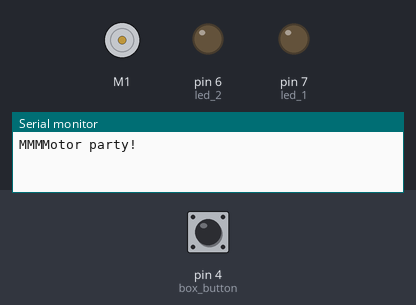
Bench run of a sketch on a simulated Arduino Uno, built with avr-gcc and run on an emulated ATmega328P. Shown: DC motor (green arrow = forward, orange = backward, longer = faster), output pins drawn as LEDs (lit = HIGH), the last lines printed to the serial monitor. The inputs (shaded band) are chosen by the test bench; at power-on: pin 4 (box_button) LOW.

Above: at 1.2 s.
1.3 s: pin 4 (box_button) pulled HIGH for 0.15 s
At 1.45 s:
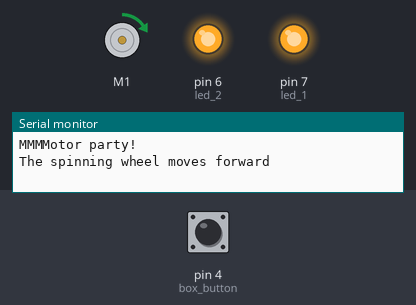
At 6.57 s:
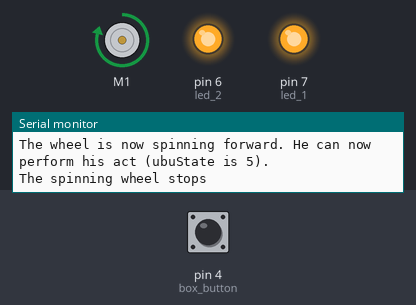
Timing chart, 0 to 13.1 s (numbered marks = the images above; inputs shaded):
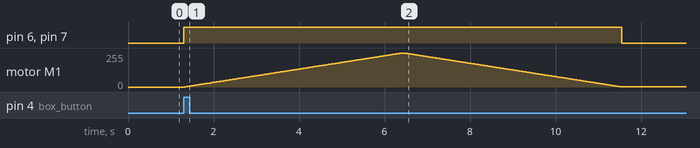

Measured:
- after the input at 1.3 s, pin 6 (led_2), pin 7 (led_1): LOW → HIGH at once, → LOW 10.3 s later; motor M1: rises from stopped to forward 255/255 in 5.1 s, then falls to forward 1/255 in 5.1 s

The sketch:

Ubu_Gidouille_25.ino
```cpp
// (licence header left out)
#include <Adafruit_MotorShield.h>
#include "utility/Adafruit_PWMServoDriver.h"
#include <Servo.h>

/* Commenting out i2c server code for now, to avoid conflicts with Motor Shield
 #include <Wire.h>
 #include "Adafruit_MCP23008.h" // to connnect with the i2c expander, for sound playback
*/

// Connect the red wire from the pataphysical bus to the 5V pin on Arduino
// Connect the black wire from the pataphysical bus to any ground pin on Arduino
// Connect the green wire from the pataphysical bus to Analog 5 (i2c clock)
// Connect the blue wire from the pataphysical bus to Analog 4 (i2c data)

// Create the motor shield object with the default I2C address
Adafruit_MotorShield AFMS = Adafruit_MotorShield();
// Or, create it with a different I2C address (say for stacking)
// Adafruit_MotorShield AFMS = Adafruit_MotorShield(0x61);

// Connect a DC motor to port M1
Adafruit_DCMotor *myMotor = AFMS.getMotor(1);

 /* Commenting out i2c server code for now, to avoid conflicts with Motor Shield
 Adafruit_MCP23008 mcp; // instantiate Adafruit_MCP23008 mcp
*/

const int box_button = 4; // the switch for the whole box may be placed on pin 12 -- it is triggered when you open the box.
int buttonState = 0;         // variable for reading the pushbutton status
int oldbuttonState = 0;      // for button changes

/* Commenting out i2c server code for now, to avoid conflicts with Motor Shield
int songValue = 25;  // Play Track 25 (Box #25)
int quietValue = 0;  // TRK0 means stop playing
*/

const int led_1 = 7; // LED group 1 is on pin 3
const int led_2 = 6; // LED group 2 is on pin 4


//********************  SETUP    **********************

void setup()
{

  // initialize the digital pin as an output.
  pinMode(box_button, INPUT);   // initialize the button's digital pin as an input.
  pinMode(led_1, OUTPUT);
  pinMode(led_2, OUTPUT);


  Serial.begin(9600);           // set up Serial library at 9600 bps
  Serial.println("MMMMotor party!");

  AFMS.begin();  // create with the default frequency 1.6KHz
  //AFMS.begin(1000);  // OR with a different frequency, say 1KHz

  // turn on motor M1
  myMotor->setSpeed(200);
  myMotor->run(RELEASE);

/* Commenting out i2c server code for now, to avoid conflicts with Motor Shield
delay(5000); //wait five seconds after powerup
  mcp.begin();      // use default address 0, based at 0x20
*/
}


//********************  MAIN LOOP    **********************


void loop()
{

  // First ask the server to play a sound if the button has been pressed.

  oldbuttonState = buttonState;
  buttonState = digitalRead(box_button);
  // check if the pushbutton is pressed.
  // if it is, the buttonState is HIGH, nc button:
  if (buttonState != oldbuttonState)
  {
    if (buttonState == HIGH)
    {

 /* Commenting out i2c server code for now, to avoid conflicts with Motor Shield
 // Play a sound, since the button has been pressed.
  mcp.writeGPIO(songValue);
*/

   // Turn on the two LEDs

  digitalWrite(led_1, HIGH);   // turn the LED on (HIGH is the voltage level)
  digitalWrite(led_2, HIGH);    // turn the LED off by making the voltage HIGH

    // Spin the spiral wheel

  spinWheelForward();


   }
    else
    {

 /* Commenting out i2c server code for now, to avoid conflicts with Motor Shield
 mcp.writeGPIO(quietValue);
*/

  spinWheelDown();

   // Turn off the LEDs

  digitalWrite(led_1, LOW);   // tturn the LED off by making the voltage LOW
  digitalWrite(led_2, LOW);    // turn the LED off by making the voltage LOW

   }
  }

  oldbuttonState = buttonState;
  delay(20);


}


//********************  SPINNING WHEEL    **********************

int i;    // generic variable to control the spinning wheel

void spinWheelForward()
{


  // buttonCheck(); // check to see if the button is pressed


  Serial.println("The spinning wheel moves forward"); // tell us when the spiral gidouille starts spinning forward


  myMotor->run(FORWARD);
  for (i = 0; i < 255; i++)
   {
    myMotor->setSpeed(i);
    delay(20);
   }

  // We keep the motor spinning forward through the next sequence


  Serial.print("The wheel is now spinning forward. He can now perform his act (ubuState is 5).");
  Serial.println(" ");


} // end spinWheelForward


void spinWheelDown()
{
  Serial.println("The spinning wheel stops"); // tell us when the spiral gidouille starts spinning backward


 myMotor->run(FORWARD); // Spin down the forward the motion.
  for (i = 255; i != 0; i--) {
    myMotor->setSpeed(i);
    delay(20);
  }


} // end spinWheelDown
```
